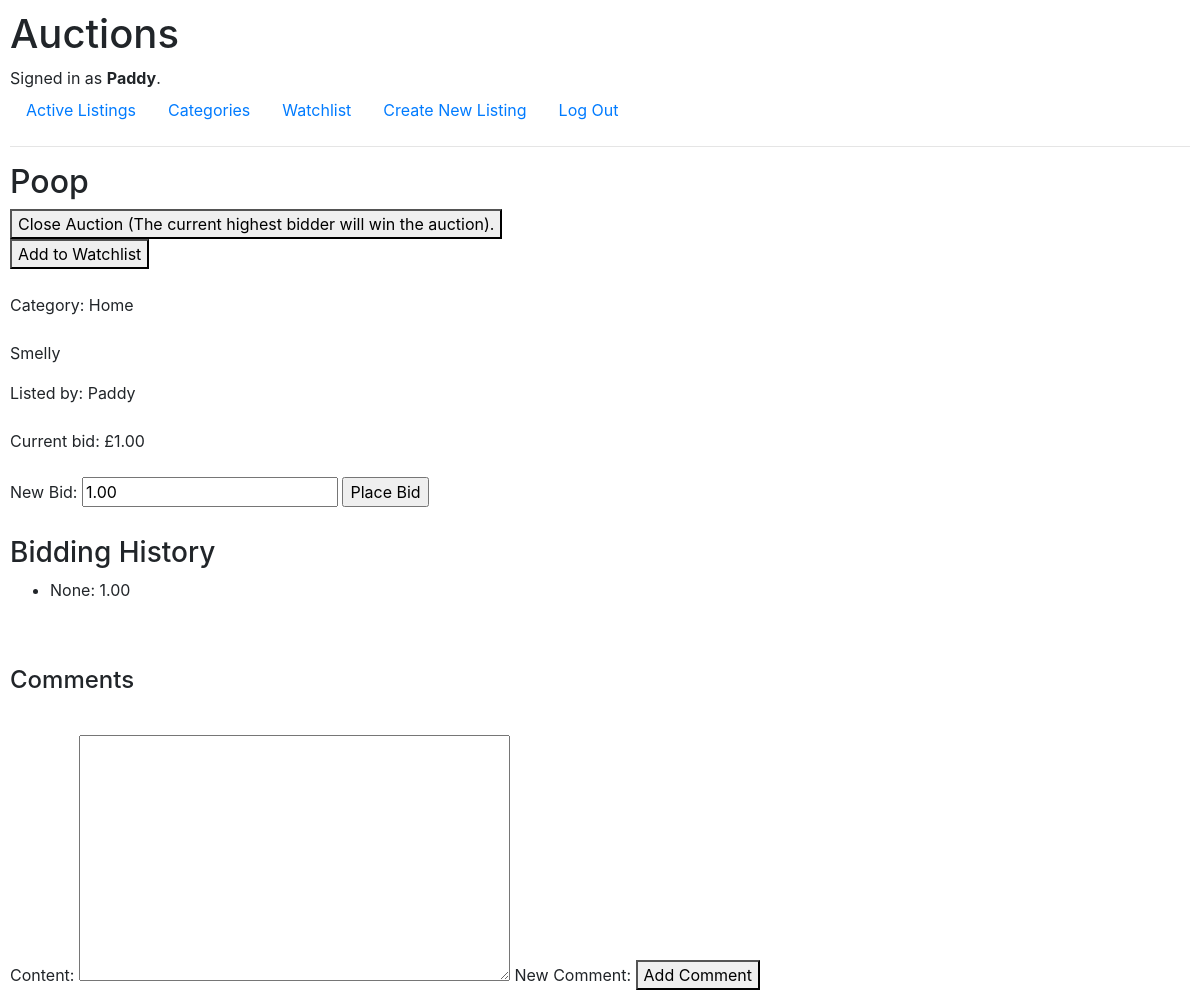
Screenshot of /listing/2 (signed in) with the database file from the repository.
### auctions/models.py (models this page shows)
class User(AbstractUser):
    pass

class Listing(models.Model):
    title = models.CharField(max_length=64, default="New Item")
    description = models.CharField(max_length=1500, null=True)
    current_bid = models.DecimalField(max_digits=17, decimal_places = 2, default = 1)
    image = models.URLField(max_length= 512, null=True, blank=True)
    category = models.CharField(max_length = 64, choices = categories, null=True, blank=True)
    seller = models.ForeignKey(User, on_delete=models.CASCADE, related_name="listings")
    closed = models.BooleanField(default="False")

class Bid(models.Model):
    item = models.ForeignKey(Listing, on_delete=models.CASCADE, related_name="bids_received")
    bidder = models.ForeignKey(User, on_delete=models.CASCADE, related_name="bids_placed", null=True, blank=True)
    value = models.DecimalField(max_digits=17, decimal_places = 2, default = 1)

### auctions/views.py (the view, shortened to what this page needs)
# urls.py: path("listing/<str:listing_id>", views.listing, name="view_listing"),
def listing(request, listing_id):
    listing = Listing.objects.get(pk=listing_id)
    if request.user.is_authenticated:
        user_watchlist = Watchlist.objects.get(user=request.user)
        if listing in user_watchlist.item.all():
            in_watchlist=True
        else:
            in_watchlist=False
    else:
        in_watchlist=False
    return render(request, "auctions/listing_page.html", {
        "listing": listing,
        "in_watchlist": in_watchlist,
        "highest_bid": Bid.objects.get(item=listing, value=listing.current_bid),
        "comment_form": CommentForm,
        "comments": Comment.objects.filter(item=listing),
    })

### auctions/templates/auctions/listing_page.html (shortened to what this page needs)
{% extends "auctions/layout.html" %}
{% block body %}
    <h2>{{listing.title}}</h2>
    {% if listing.closed %}
        {% if request.user == highest_bid.bidder %}
            <p>Congratulations, you won {{listing.title}} with a bid of £{{highest_bid.value}}!</p>
        {% else %}
            <p>Auction Closed. Won by {{highest_bid.bidder}} for £{{highest_bid.value}}.</p>
        {% endif %}
    {% else %}
        {% if request.user == highest_bid.bidder %}
            <p>You are winning the bid on {{listing.title}}!</p>
        {% elif request.user == listing.seller %}
            <form action="{% url 'close_auction' %}" method="post">
                <button type="submit">Close Auction (The current highest bidder will win the auction).</button>
            </form>
        {% endif %}
    {% endif %}
    {% if in_watchlist %}
        <form action="{% url 'watchlist_remove' %}" method="post">
            {% csrf_token %}
            <input type="hidden" name="listing_to_remove" value={{listing.pk}}>
            On Watchlist:
            <button type="submit">Remove</button>
        </form>
        <br>
    {% else %}
        <form action="{% url 'watchlist_add' %}" method="post">
            <button type="submit">Add to Watchlist</button>
        </form>
        <br>
    {% endif %}
    {% if listing.category %}
        <div>
            Category: {{listing.category}}
        </div>
        <br>
    {% endif %}
    <div>
        <p>{{listing.description}}</p>
    </div>
    <div>
        Listed by: {{listing.seller}}
    </div>
    <br>
    <div>
        Current bid: £{{listing.current_bid}}
    </div>
    <br>
    <div>
        <form action="{% url 'view_listing' listing_id=listing.pk %}" method="post" id="new_bid">
            <label for = "new_bid_value">New Bid:</label>
            <input type = "number" name = "new_bid_value", min= listing.current_bid, value = "{{listing.current_bid}}", step = ".01">
            <input type="submit" form = "new_bid" value = "Place Bid">
        </form>
    </div>
    <br>
    <div>
        <h3>Bidding History</h3>
        <ul>
            {% for bid in listing.bids_received.all %}
            <li>
                {{bid.bidder}}: {{bid.value}}
            </li>
            <br>
            {% endfor %}
        </ul>
    </div>
    <br>
    <div>
        <h4>Comments</h4>
        <br>
        <form action="{% url 'add_comment' listing_id=listing.pk %}" method="post" id="new_comment">
            {{ comment_form }}
            <label for="new_comment">New Comment:</label>
            <button type="submit">Add Comment</button>
        </form>
    </div>
{% endblock %}

### auctions/templates/auctions/layout.html (shortened to what this page needs)
{% load static %}
<!DOCTYPE html>
<html lang="en">
    <head>
        <link rel="stylesheet" href="https://stackpath.bootstrapcdn.com/bootstrap/4.4.1/css/bootstrap.min.css">
        <link href="{% static 'auctions/styles.css' %}" rel="stylesheet">
    </head>
    <body>
        <h1>Auctions</h1>
        <div>
            {% if user.is_authenticated %}
                Signed in as <strong>{{ user.username }}</strong>.
            {% else %}
                Not signed in.
            {% endif %}
        </div>
        <ul class="nav">
            <li class="nav-item">
                <a class="nav-link" href="{% url 'index' %}">Active Listings</a>
            </li>
            <li class="nav-item">
                <a class="nav-link" href="{% url 'select_category' %}">Categories</a>
            </li>
            {% if user.is_authenticated %}
                <li class="nav-item">
                    <a class="nav-link" href="{% url 'watchlist' %}">Watchlist</a>
                </li>
                <li class="nav-item">
                    <a class="nav-link"  href="{% url 'create_listing' %}">Create New Listing</a>
                </li>
                <li class="nav-item">
                    <a class="nav-link" href="{% url 'logout' %}">Log Out</a>
                </li>
            {% endif %}
        </ul>
        <hr>
        {% block body %}
        {% endblock %}
    </body>
</html>

### auctions/static/auctions/styles.css (style rules this page uses)
body { padding: 10px; }

### rows the page displays
User: username "Paddy"
Listing: title "Poop", category "Home", description "Smelly", seller "Paddy", current_bid "1.00", new_bid_value "1.00"
Bid: bidder "None", value "1.00"
